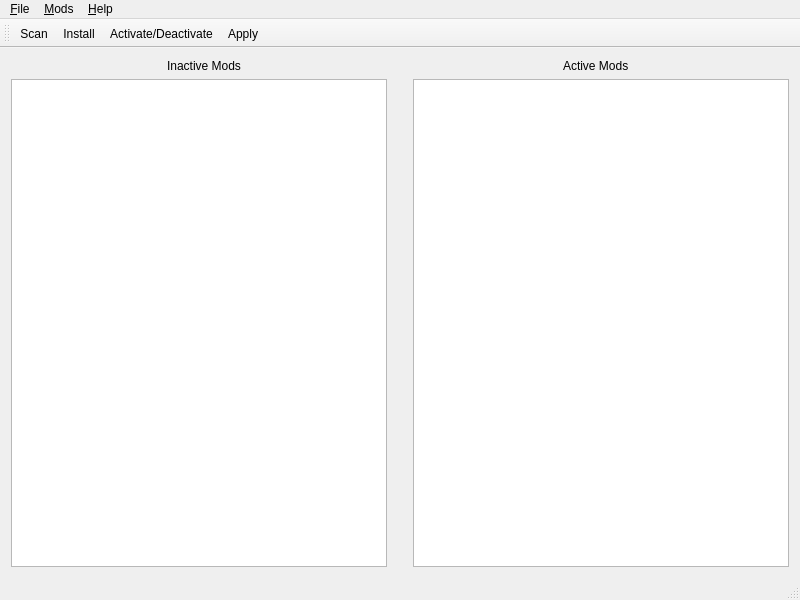
<?xml version="1.0" encoding="UTF-8"?>
<ui version="4.0">
 <class>SS2MM</class>
 <widget class="QMainWindow" name="SS2MM">
  <property name="geometry">
   <rect>
    <x>0</x>
    <y>0</y>
    <width>800</width>
    <height>600</height>
   </rect>
  </property>
  <property name="minimumSize">
   <size>
    <width>800</width>
    <height>600</height>
   </size>
  </property>
  <property name="baseSize">
   <size>
    <width>800</width>
    <height>600</height>
   </size>
  </property>
  <property name="windowTitle">
   <string>SS2MM</string>
  </property>
  <widget class="QWidget" name="centralWidget">
   <layout class="QVBoxLayout" name="verticalLayout">
    <item>
     <layout class="QHBoxLayout" name="horizontalLayout">
      <item alignment="Qt::AlignHCenter">
       <widget class="QLabel" name="label">
        <property name="text">
         <string>Inactive Mods</string>
        </property>
       </widget>
      </item>
      <item alignment="Qt::AlignHCenter">
       <widget class="QLabel" name="label_2">
        <property name="text">
         <string>Active Mods</string>
        </property>
       </widget>
      </item>
     </layout>
    </item>
    <item>
     <layout class="QHBoxLayout" name="horizontalLayout_2">
      <item>
       <widget class="QListView" name="InactiveList">
        <property name="acceptDrops">
         <bool>true</bool>
        </property>
        <property name="editTriggers">
         <set>QAbstractItemView::NoEditTriggers</set>
        </property>
        <property name="dragEnabled">
         <bool>true</bool>
        </property>
        <property name="dragDropOverwriteMode">
         <bool>false</bool>
        </property>
        <property name="dragDropMode">
         <enum>QAbstractItemView::DragDrop</enum>
        </property>
        <property name="defaultDropAction">
         <enum>Qt::MoveAction</enum>
        </property>
        <property name="selectionBehavior">
         <enum>QAbstractItemView::SelectItems</enum>
        </property>
       </widget>
      </item>
      <item>
       <spacer name="horizontalSpacer">
        <property name="orientation">
         <enum>Qt::Horizontal</enum>
        </property>
        <property name="sizeType">
         <enum>QSizePolicy::Fixed</enum>
        </property>
        <property name="sizeHint" stdset="0">
         <size>
          <width>20</width>
          <height>20</height>
         </size>
        </property>
       </spacer>
      </item>
      <item>
       <widget class="QListView" name="ActiveList">
        <property name="acceptDrops">
         <bool>true</bool>
        </property>
        <property name="editTriggers">
         <set>QAbstractItemView::NoEditTriggers</set>
        </property>
        <property name="dragEnabled">
         <bool>true</bool>
        </property>
        <property name="dragDropOverwriteMode">
         <bool>false</bool>
        </property>
        <property name="dragDropMode">
         <enum>QAbstractItemView::DragDrop</enum>
        </property>
        <property name="defaultDropAction">
         <enum>Qt::MoveAction</enum>
        </property>
       </widget>
      </item>
     </layout>
    </item>
   </layout>
  </widget>
  <widget class="QMenuBar" name="menuBar">
   <property name="geometry">
    <rect>
     <x>0</x>
     <y>0</y>
     <width>800</width>
     <height>25</height>
    </rect>
   </property>
   <widget class="QMenu" name="menu_File">
    <property name="title">
     <string>&amp;File</string>
    </property>
    <addaction name="action_Apply"/>
    <addaction name="action_Quit"/>
   </widget>
   <widget class="QMenu" name="menuMods">
    <property name="title">
     <string>&amp;Mods</string>
    </property>
    <addaction name="action_Scan"/>
    <addaction name="action_Install"/>
    <addaction name="action_Activate_Deactivate"/>
   </widget>
   <widget class="QMenu" name="menu_Help">
    <property name="title">
     <string>&amp;Help</string>
    </property>
    <addaction name="action_Help"/>
    <addaction name="action_About"/>
   </widget>
   <addaction name="menu_File"/>
   <addaction name="menuMods"/>
   <addaction name="menu_Help"/>
  </widget>
  <widget class="QToolBar" name="mainToolBar">
   <attribute name="toolBarArea">
    <enum>TopToolBarArea</enum>
   </attribute>
   <attribute name="toolBarBreak">
    <bool>false</bool>
   </attribute>
   <addaction name="action_Scan"/>
   <addaction name="action_Install"/>
   <addaction name="action_Activate_Deactivate"/>
   <addaction name="action_Apply"/>
  </widget>
  <widget class="QStatusBar" name="statusBar">
   <property name="mouseTracking">
    <bool>false</bool>
   </property>
  </widget>
  <action name="action_Quit">
   <property name="text">
    <string>&amp;Quit</string>
   </property>
   <property name="shortcut">
    <string>Ctrl+Q</string>
   </property>
  </action>
  <action name="action_Scan">
   <property name="text">
    <string>&amp;Scan</string>
   </property>
   <property name="shortcut">
    <string>Ctrl+S</string>
   </property>
  </action>
  <action name="action_Install">
   <property name="text">
    <string>&amp;Install</string>
   </property>
   <property name="shortcut">
    <string>Ctrl+O</string>
   </property>
  </action>
  <action name="action_Activate_Deactivate">
   <property name="text">
    <string>&amp;Activate/Deactivate</string>
   </property>
   <property name="shortcut">
    <string>Ctrl+T</string>
   </property>
  </action>
  <action name="action_About">
   <property name="text">
    <string>&amp;About</string>
   </property>
  </action>
  <action name="action_Help">
   <property name="text">
    <string>&amp;Help</string>
   </property>
  </action>
  <action name="action_Apply">
   <property name="text">
    <string>&amp;Apply</string>
   </property>
  </action>
 </widget>
 <layoutdefault spacing="6" margin="11"/>
 <resources/>
 <connections/>
</ui>
